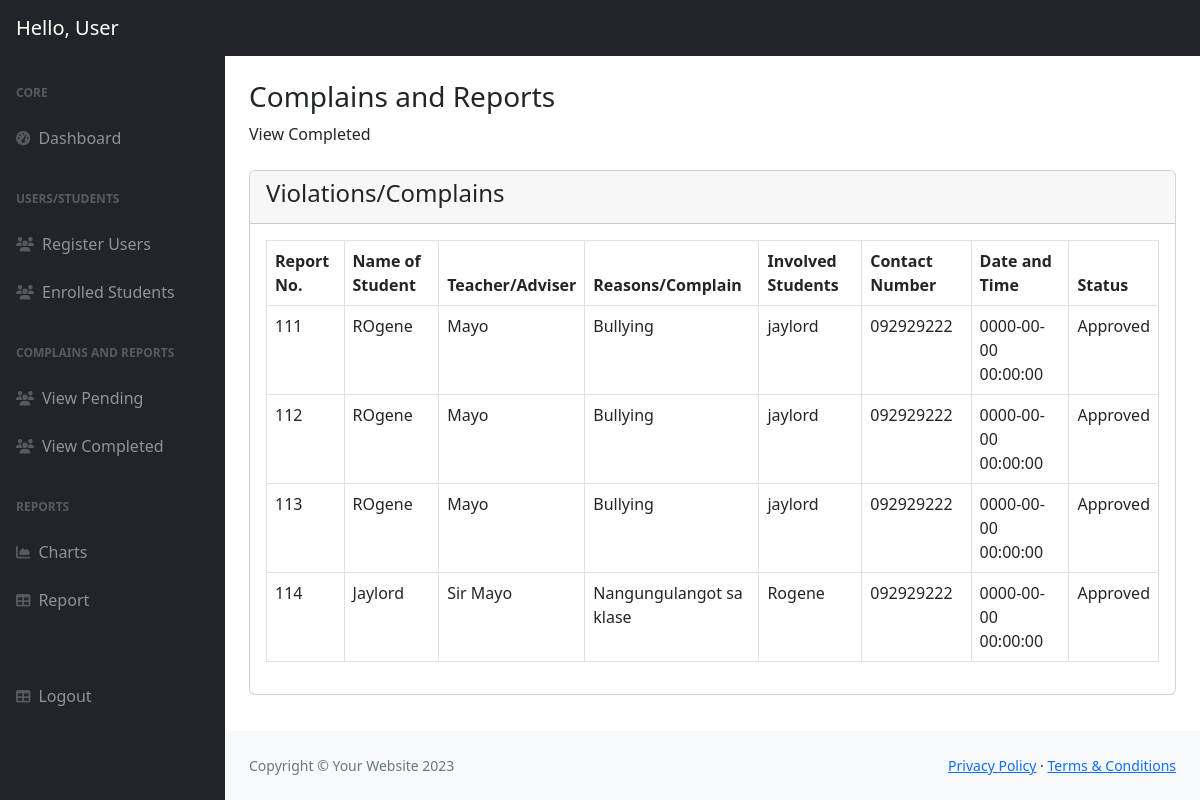
Page /admin/view_completed_report.php (signed in) on the committed database.
### tables this page shows
CREATE TABLE `student_report` (
  `report_no` int(11) NOT NULL,
  `report_id` varchar(100) NOT NULL,
  `user_id` varchar(20) NOT NULL,
  `n_student` varchar(50) NOT NULL,
  `teacher` varchar(50) NOT NULL,
  `reasons` varchar(500) NOT NULL,
  `involved_students` varchar(500) NOT NULL,
  `contact_no` text NOT NULL,
  `date_time` datetime DEFAULT NULL,
  `status` varchar(255) NOT NULL
);

### admin/view_completed_report.php (the view, shortened to what this page needs)
<?php
include('includes/header.php');
include('includes/sidebar.php');
?>
<div class="container-fluid px-4">
    <h3 class="mt-4">Complains and Reports</h3>
        <ol class="breadcrumb mb-4">
            <li class="breadcrumb-item">View Completed</li>
        </ol>
        <div class="row">
              <div class="col-md-12">
                <div class="card">
                  <div class="card-header">
                      <h4>Violations/Complains</h4>
                  </div>
                  <div class="card-body">
                    <table class="table table-bordered">
                      <thead>
                        <tr>
                          <th>Report No.</th>
                          <th>Name of Student</th>
                          <th>Teacher/Adviser</th>
                          <th>Reasons/Complain</th>
                          <th>Involved Students</th>
                          <th>Contact Number</th>
                          <th>Date and Time</th>
                          <th>Status</th>
                        </tr>
                      </thead>
                      <tbody>
                        <?php
                            include('../connection/connection.php');
                          $query = "SELECT * FROM student_report WHERE status = 'Approved' ORDER BY report_no ASC";
                          $query_run = mysqli_query($conn, $query);
                          if (mysqli_num_rows($query_run) > 0)
                          {
                            foreach($query_run as $row)
                            {
                                ?>
                                  <tr>
                                    <td> <?= $row['report_no']; ?> </td>
                                    <td> <?= $row['n_student']; ?> </td>
                                    <td> <?= $row['teacher']; ?> </td>
                                    <td> <?= $row['reasons']; ?> </td>
                                    <td> <?= $row['involved_students']; ?> </td>
                                    <td> <?= $row['contact_no']; ?> </td>
                                    <td> <?= $row['date_time']; ?> </td>
                                    <td> <?= $row['status']; ?> </td>
                                  </tr>
                                <?php
                            }
                          }
                          else
                          {
                           ?>
                              <tr>
                                <td colspan="10">No Record Found</td>
                              </tr>
                           <?php
                          }
                        ?>
                      </tbody>
                    </table>
                  </div>
                </div>
              </div>
        </div>
</div>
<?php
include('includes/footer.php');
include('includes/scripts.php');
?>

### rows in the picture
student_report: report_no "111", n_student "ROgene", teacher "Mayo", reasons "Bullying", involved_students "jaylord", contact_no "092929222", date_time "0000-00-00 00:00:00", status "Approved"
student_report: report_no "112", n_student "ROgene", teacher "Mayo", reasons "Bullying", involved_students "jaylord", contact_no "092929222", date_time "0000-00-00 00:00:00", status "Approved"
student_report: report_no "113", n_student "ROgene", teacher "Mayo", reasons "Bullying", involved_students "jaylord", contact_no "092929222", date_time "0000-00-00 00:00:00", status "Approved"
student_report: report_no "114", n_student "Jaylord", teacher "Sir Mayo", reasons "Nangungulangot sa klase", involved_students "Rogene", contact_no "092929222", date_time "0000-00-00 00:00:00", status "Approved"

### other values in the picture
$_SESSION["user_name"] "User"
